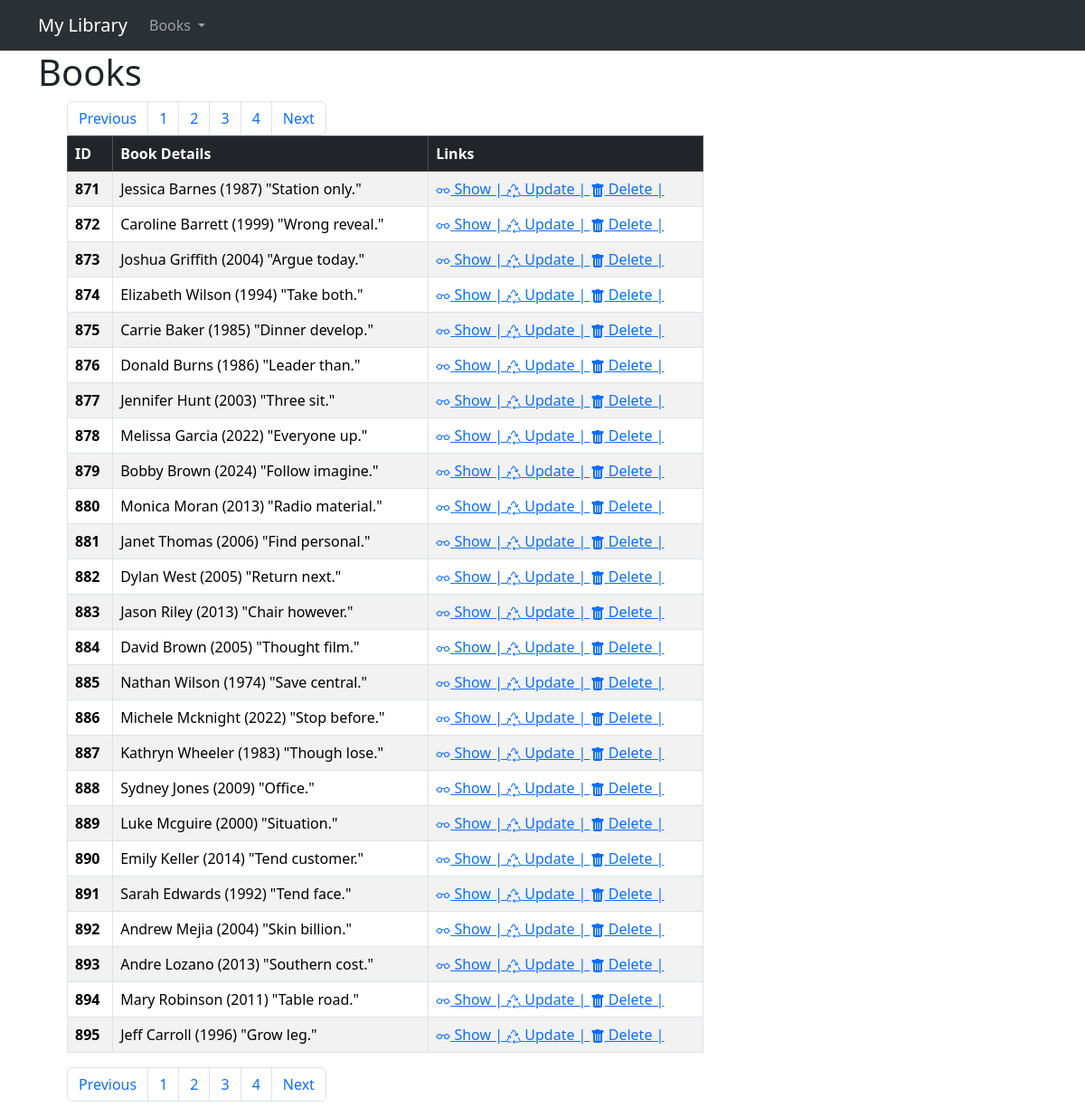
The page /books/?page=3 on the database its author committed.
### loans/models.py (models this page shows)
class Book(models.Model):
    authors= models.CharField(max_length=255, validators=[MinLengthValidator(4)])
    title = models.CharField(max_length=255)
    publication_date = models.DateField()
    isbn = models.CharField(max_length=13, unique=True, validators=[
            RegexValidator(
                regex=r'^\d{10}(\d{3})?$',
                message="An ISBN number must consist of either 10 or 13 digits."
            )
        ])

### loans/views.py (the view)
# urls.py: path('books/', views.books, name='books'),
def books(request):
	book_list = Book.objects.all()
	paginator = Paginator(book_list, ITEMS_PER_PAGE)
	page_number = request.GET.get("page")
	page_object = paginator.get_page(page_number)
	context = {'page_object': page_object}
	return render(request, 'books.html', context)

### loans/templates/books.html (shortened to what this page needs)
{% extends "base_page.html" %}
{% block content %}
<h1>Books</h1>
<ul>
    {% include "__pagination_navbar.html" with page_object=page_object %}
    <table class="table table-striped table-hover table-bordered">
          <thead class="table-dark">
            <tr>
              <th scope="col">ID</th>
              <th scope="col">Book Details</th>
              <th scope="col">Links</th>
            </tr>
          </thead>
          <tbody>
            {% for book in page_object %}
            <tr>
              <th scope="row">{{ book.id }}</th>
              <td>{{book.authors}}  ({{book.publication_date.year}})  "{{book.title}}"</td>
              <td><a href="{% url 'books-with-id' book.id %}">
                     Show |
                  </a>
                  <a href="{% url 'update-book' book.id %}">
                       Update |
                  </a>
                  <a href="{% url 'delete-book' book.id %}">
                       Delete |
                  </a>
              </td>
            </tr>
            {% endfor %}
          </tbody>
    </table>
    {% include "__pagination_navbar.html" with page_object=page_object %}
</ul>
{% endblock %}

### rows shown on the page
Book: id "871", authors "Jessica Barnes", publication_date.year "1987", title "Station only."
Book: id "872", authors "Caroline Barrett", publication_date.year "1999", title "Wrong reveal."
Book: id "873", authors "Joshua Griffith", publication_date.year "2004", title "Argue today."
Book: id "874", authors "Elizabeth Wilson", publication_date.year "1994", title "Take both."
Book: id "875", authors "Carrie Baker", publication_date.year "1985", title "Dinner develop."
Book: id "876", authors "Donald Burns", publication_date.year "1986", title "Leader than."
Book: id "877", authors "Jennifer Hunt", publication_date.year "2003", title "Three sit."
Book: id "878", authors "Melissa Garcia", publication_date.year "2022", title "Everyone up."
Book: id "879", authors "Bobby Brown", publication_date.year "2024", title "Follow imagine."
Book: id "880", authors "Monica Moran", publication_date.year "2013", title "Radio material."
Book: id "881", authors "Janet Thomas", publication_date.year "2006", title "Find personal."
Book: id "882", authors "Dylan West", publication_date.year "2005", title "Return next."
Book: id "883", authors "Jason Riley", publication_date.year "2013", title "Chair however."
Book: id "884", authors "David Brown", publication_date.year "2005", title "Thought film."
Book: id "885", authors "Nathan Wilson", publication_date.year "1974", title "Save central."
Book: id "886", authors "Michele Mcknight", publication_date.year "2022", title "Stop before."
Book: id "887", authors "Kathryn Wheeler", publication_date.year "1983", title "Though lose."
Book: id "888", authors "Sydney Jones", publication_date.year "2009", title "Office."
Book: id "889", authors "Luke Mcguire", publication_date.year "2000", title "Situation."
Book: id "890", authors "Emily Keller", publication_date.year "2014", title "Tend customer."
Book: id "891", authors "Sarah Edwards", publication_date.year "1992", title "Tend face."
Book: id "892", authors "Andrew Mejia", publication_date.year "2004", title "Skin billion."
Book: id "893", authors "Andre Lozano", publication_date.year "2013", title "Southern cost."
Book: id "894", authors "Mary Robinson", publication_date.year "2011", title "Table road."
Book: id "895", authors "Jeff Carroll", publication_date.year "1996", title "Grow leg."

### other values the page prints
{{ number }} "1" "2" "3" "4" "1" "2" "3" "4"
